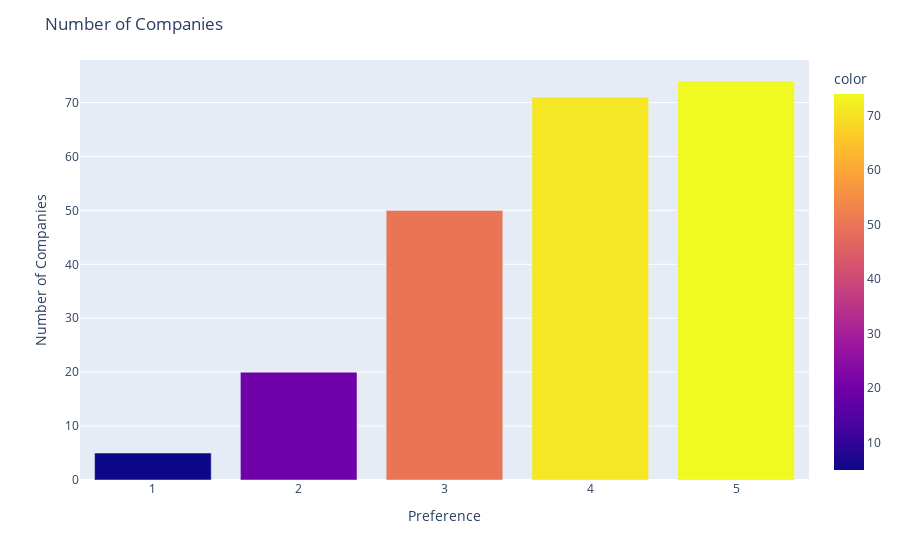

The code cell stored with this chart in its notebook:
### Code cell
fig = px.bar(x=pref, y=num_companies, labels={"x": "Preference", "y": "Number of Companies"}, color = num_companies)
fig.update_layout(title="Number of Companies")
fig.show()

### Figure 1 — Plotly figure (JSON) as saved in the notebook; plotly's stock layout.template omitted (floating-point values rounded to 4 significant figures)
{"data": [{"alignmentgroup": "True", "hovertemplate": "Preference=%{x}<br>Number of Companies=%{y}<br>color=%{marker.color}<extra></extra>", "legendgroup": "", "marker": {"color": [5, 20, 50, 71, 74], "coloraxis": "coloraxis", "pattern": {"shape": ""}}, "name": "", "offsetgroup": "", "orientation": "v", "showlegend": false, "textposition": "auto", "type": "bar", "x": [1, 2, 3, 4, 5], "xaxis": "x", "y": [5, 20, 50, 71, 74], "yaxis": "y"}], "layout": {"barmode": "relative", "coloraxis": {"colorbar": {"title": {"text": "color"}}, "colorscale": [[0, "#0d0887"], [0.1111, "#46039f"], [0.2222, "#7201a8"], [0.3333, "#9c179e"], [0.4444, "#bd3786"], [0.5556, "#d8576b"], [0.6667, "#ed7953"], [0.7778, "#fb9f3a"], [0.8889, "#fdca26"], [1, "#f0f921"]]}, "legend": {"tracegroupgap": 0}, "margin": {"t": 60}, "title": {"text": "Number of Companies"}, "xaxis": {"anchor": "y", "domain": [0, 1], "title": {"text": "Preference"}}, "yaxis": {"anchor": "x", "domain": [0, 1], "title": {"text": "Number of Companies"}}}}
